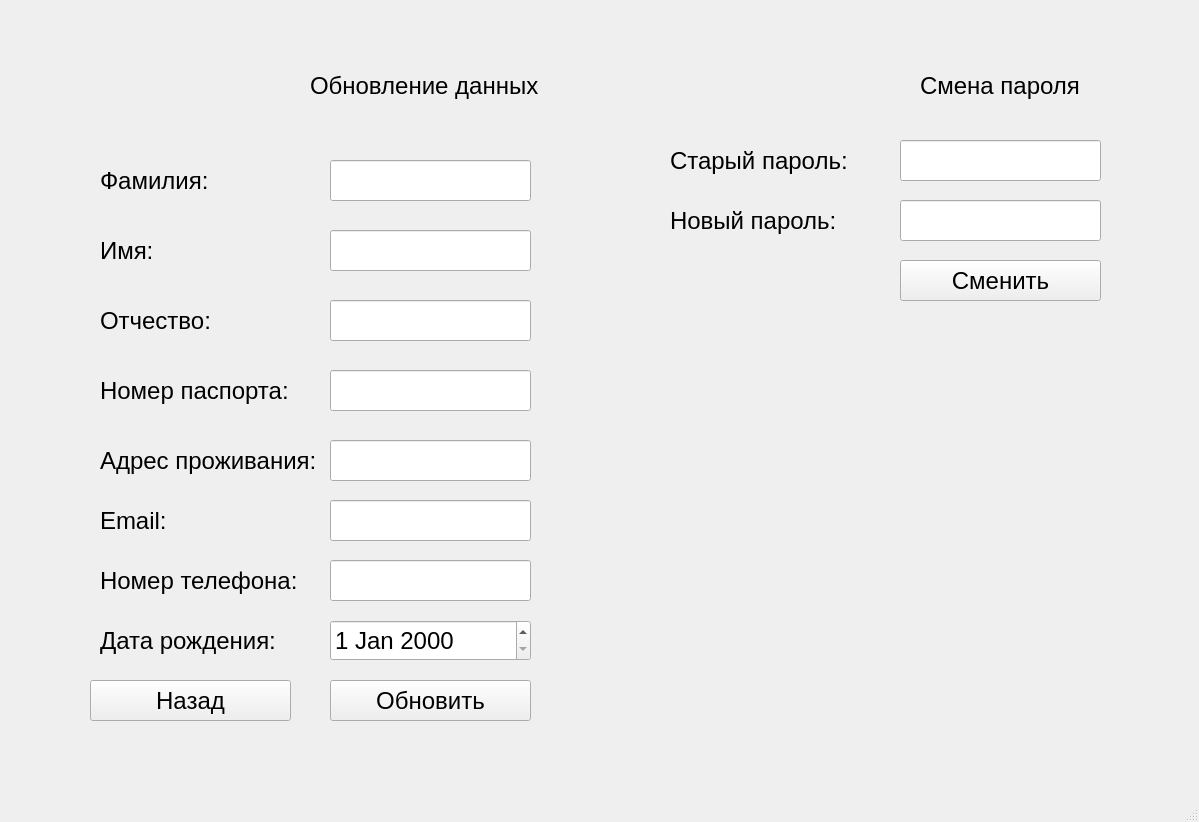
<?xml version="1.0" encoding="UTF-8"?>
<ui version="4.0">
 <class>UpdateClientWindow</class>
 <widget class="QMainWindow" name="UpdateClientWindow">
  <property name="geometry">
   <rect>
    <x>0</x>
    <y>0</y>
    <width>1199</width>
    <height>822</height>
   </rect>
  </property>
  <property name="font">
   <font>
    <pointsize>18</pointsize>
   </font>
  </property>
  <property name="windowTitle">
   <string>BankProducts Application</string>
  </property>
  <widget class="QWidget" name="centralwidget">
   <widget class="QLabel" name="label">
    <property name="geometry">
     <rect>
      <x>310</x>
      <y>40</y>
      <width>261</width>
      <height>91</height>
     </rect>
    </property>
    <property name="text">
     <string>Обновление данных</string>
    </property>
   </widget>
   <widget class="QLabel" name="label_2">
    <property name="geometry">
     <rect>
      <x>100</x>
      <y>230</y>
      <width>131</width>
      <height>41</height>
     </rect>
    </property>
    <property name="text">
     <string>Имя:</string>
    </property>
   </widget>
   <widget class="QLabel" name="label_3">
    <property name="geometry">
     <rect>
      <x>100</x>
      <y>160</y>
      <width>131</width>
      <height>41</height>
     </rect>
    </property>
    <property name="text">
     <string>Фамилия:</string>
    </property>
   </widget>
   <widget class="QPushButton" name="enter">
    <property name="geometry">
     <rect>
      <x>330</x>
      <y>680</y>
      <width>201</width>
      <height>41</height>
     </rect>
    </property>
    <property name="text">
     <string>Обновить</string>
    </property>
   </widget>
   <widget class="QLabel" name="label_4">
    <property name="geometry">
     <rect>
      <x>100</x>
      <y>300</y>
      <width>201</width>
      <height>41</height>
     </rect>
    </property>
    <property name="text">
     <string>Отчество:</string>
    </property>
   </widget>
   <widget class="QPushButton" name="back">
    <property name="geometry">
     <rect>
      <x>90</x>
      <y>680</y>
      <width>201</width>
      <height>41</height>
     </rect>
    </property>
    <property name="text">
     <string>Назад</string>
    </property>
   </widget>
   <widget class="QLabel" name="label_5">
    <property name="geometry">
     <rect>
      <x>100</x>
      <y>370</y>
      <width>201</width>
      <height>41</height>
     </rect>
    </property>
    <property name="text">
     <string>Номер паспорта:</string>
    </property>
   </widget>
   <widget class="QLabel" name="label_6">
    <property name="geometry">
     <rect>
      <x>100</x>
      <y>440</y>
      <width>231</width>
      <height>41</height>
     </rect>
    </property>
    <property name="text">
     <string>Адрес проживания:</string>
    </property>
   </widget>
   <widget class="QLabel" name="label_7">
    <property name="geometry">
     <rect>
      <x>100</x>
      <y>500</y>
      <width>191</width>
      <height>41</height>
     </rect>
    </property>
    <property name="text">
     <string>Email:</string>
    </property>
   </widget>
   <widget class="QLabel" name="label_8">
    <property name="geometry">
     <rect>
      <x>100</x>
      <y>560</y>
      <width>221</width>
      <height>41</height>
     </rect>
    </property>
    <property name="text">
     <string>Номер телефона:</string>
    </property>
   </widget>
   <widget class="QLabel" name="label_9">
    <property name="geometry">
     <rect>
      <x>100</x>
      <y>620</y>
      <width>221</width>
      <height>41</height>
     </rect>
    </property>
    <property name="text">
     <string>Дата рождения:</string>
    </property>
   </widget>
   <widget class="QDateEdit" name="dateEdit">
    <property name="geometry">
     <rect>
      <x>330</x>
      <y>620</y>
      <width>201</width>
      <height>41</height>
     </rect>
    </property>
   </widget>
   <widget class="QLineEdit" name="nameEdit">
    <property name="geometry">
     <rect>
      <x>330</x>
      <y>230</y>
      <width>201</width>
      <height>41</height>
     </rect>
    </property>
    <property name="text">
     <string/>
    </property>
    <property name="maxLength">
     <number>100</number>
    </property>
    <property name="echoMode">
     <enum>QLineEdit::Normal</enum>
    </property>
   </widget>
   <widget class="QLineEdit" name="surnameEdit">
    <property name="geometry">
     <rect>
      <x>330</x>
      <y>160</y>
      <width>201</width>
      <height>41</height>
     </rect>
    </property>
    <property name="text">
     <string/>
    </property>
    <property name="maxLength">
     <number>100</number>
    </property>
    <property name="echoMode">
     <enum>QLineEdit::Normal</enum>
    </property>
   </widget>
   <widget class="QLineEdit" name="patronymicEdit">
    <property name="geometry">
     <rect>
      <x>330</x>
      <y>300</y>
      <width>201</width>
      <height>41</height>
     </rect>
    </property>
    <property name="text">
     <string/>
    </property>
    <property name="maxLength">
     <number>100</number>
    </property>
    <property name="echoMode">
     <enum>QLineEdit::Normal</enum>
    </property>
   </widget>
   <widget class="QLineEdit" name="passportEdit">
    <property name="geometry">
     <rect>
      <x>330</x>
      <y>370</y>
      <width>201</width>
      <height>41</height>
     </rect>
    </property>
    <property name="inputMask">
     <string>0000000000</string>
    </property>
    <property name="text">
     <string/>
    </property>
    <property name="maxLength">
     <number>10</number>
    </property>
    <property name="echoMode">
     <enum>QLineEdit::Normal</enum>
    </property>
   </widget>
   <widget class="QLineEdit" name="addressEdit">
    <property name="geometry">
     <rect>
      <x>330</x>
      <y>440</y>
      <width>201</width>
      <height>41</height>
     </rect>
    </property>
    <property name="text">
     <string/>
    </property>
    <property name="maxLength">
     <number>100</number>
    </property>
    <property name="echoMode">
     <enum>QLineEdit::Normal</enum>
    </property>
   </widget>
   <widget class="QLineEdit" name="emailEdit">
    <property name="geometry">
     <rect>
      <x>330</x>
      <y>500</y>
      <width>201</width>
      <height>41</height>
     </rect>
    </property>
    <property name="text">
     <string/>
    </property>
    <property name="maxLength">
     <number>100</number>
    </property>
    <property name="echoMode">
     <enum>QLineEdit::Normal</enum>
    </property>
   </widget>
   <widget class="QLineEdit" name="phoneEdit">
    <property name="geometry">
     <rect>
      <x>330</x>
      <y>560</y>
      <width>201</width>
      <height>41</height>
     </rect>
    </property>
    <property name="inputMask">
     <string/>
    </property>
    <property name="text">
     <string/>
    </property>
    <property name="maxLength">
     <number>12</number>
    </property>
    <property name="echoMode">
     <enum>QLineEdit::Normal</enum>
    </property>
    <property name="cursorPosition">
     <number>0</number>
    </property>
   </widget>
   <widget class="QLineEdit" name="passwdEdit">
    <property name="geometry">
     <rect>
      <x>900</x>
      <y>140</y>
      <width>201</width>
      <height>41</height>
     </rect>
    </property>
    <property name="text">
     <string/>
    </property>
    <property name="echoMode">
     <enum>QLineEdit::Password</enum>
    </property>
   </widget>
   <widget class="QLabel" name="label_10">
    <property name="geometry">
     <rect>
      <x>920</x>
      <y>40</y>
      <width>161</width>
      <height>91</height>
     </rect>
    </property>
    <property name="text">
     <string>Смена пароля</string>
    </property>
   </widget>
   <widget class="QLabel" name="label_11">
    <property name="geometry">
     <rect>
      <x>670</x>
      <y>140</y>
      <width>211</width>
      <height>41</height>
     </rect>
    </property>
    <property name="text">
     <string>Старый пароль:</string>
    </property>
   </widget>
   <widget class="QLabel" name="label_12">
    <property name="geometry">
     <rect>
      <x>670</x>
      <y>200</y>
      <width>201</width>
      <height>41</height>
     </rect>
    </property>
    <property name="text">
     <string>Новый пароль:</string>
    </property>
   </widget>
   <widget class="QLineEdit" name="passwd2Edit">
    <property name="geometry">
     <rect>
      <x>900</x>
      <y>200</y>
      <width>201</width>
      <height>41</height>
     </rect>
    </property>
    <property name="text">
     <string/>
    </property>
    <property name="echoMode">
     <enum>QLineEdit::Password</enum>
    </property>
   </widget>
   <widget class="QPushButton" name="change_password">
    <property name="geometry">
     <rect>
      <x>900</x>
      <y>260</y>
      <width>201</width>
      <height>41</height>
     </rect>
    </property>
    <property name="text">
     <string>Сменить</string>
    </property>
   </widget>
  </widget>
  <widget class="QMenuBar" name="menubar">
   <property name="geometry">
    <rect>
     <x>0</x>
     <y>0</y>
     <width>1199</width>
     <height>33</height>
    </rect>
   </property>
  </widget>
  <widget class="QStatusBar" name="statusbar"/>
 </widget>
 <resources/>
 <connections/>
</ui>
